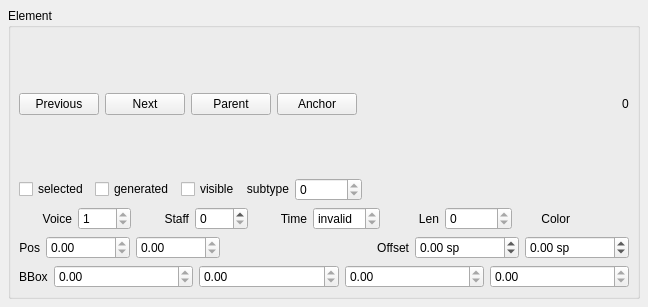
<ui version="4.0" >
 <class>ElementBase</class>
 <widget class="QWidget" name="ElementBase" >
  <property name="geometry" >
   <rect>
    <x>0</x>
    <y>0</y>
    <width>648</width>
    <height>307</height>
   </rect>
  </property>
  <property name="windowTitle" >
   <string>Form</string>
  </property>
  <layout class="QVBoxLayout" >
   <property name="spacing" >
    <number>6</number>
   </property>
   <property name="leftMargin" >
    <number>8</number>
   </property>
   <property name="topMargin" >
    <number>8</number>
   </property>
   <property name="rightMargin" >
    <number>8</number>
   </property>
   <property name="bottomMargin" >
    <number>8</number>
   </property>
   <item>
    <widget class="QGroupBox" name="groupBox" >
     <property name="title" >
      <string>Element</string>
     </property>
     <property name="flat" >
      <bool>true</bool>
     </property>
     <layout class="QVBoxLayout" >
      <property name="spacing" >
       <number>6</number>
      </property>
      <property name="leftMargin" >
       <number>8</number>
      </property>
      <property name="topMargin" >
       <number>8</number>
      </property>
      <property name="rightMargin" >
       <number>8</number>
      </property>
      <property name="bottomMargin" >
       <number>8</number>
      </property>
      <item>
       <layout class="QHBoxLayout" >
        <property name="spacing" >
         <number>6</number>
        </property>
        <property name="leftMargin" >
         <number>0</number>
        </property>
        <property name="topMargin" >
         <number>0</number>
        </property>
        <property name="rightMargin" >
         <number>0</number>
        </property>
        <property name="bottomMargin" >
         <number>0</number>
        </property>
        <item>
         <widget class="QPushButton" name="previousButton" >
          <property name="text" >
           <string>Previous</string>
          </property>
         </widget>
        </item>
        <item>
         <widget class="QPushButton" name="nextButton" >
          <property name="text" >
           <string>Next</string>
          </property>
         </widget>
        </item>
        <item>
         <widget class="QPushButton" name="parentButton" >
          <property name="text" >
           <string>Parent</string>
          </property>
         </widget>
        </item>
        <item>
         <widget class="QPushButton" name="anchorButton" >
          <property name="text" >
           <string>Anchor</string>
          </property>
         </widget>
        </item>
        <item>
         <spacer>
          <property name="orientation" >
           <enum>Qt::Horizontal</enum>
          </property>
          <property name="sizeHint" >
           <size>
            <width>40</width>
            <height>20</height>
           </size>
          </property>
         </spacer>
        </item>
        <item>
         <widget class="QLabel" name="address" >
          <property name="text" >
           <string>0</string>
          </property>
         </widget>
        </item>
       </layout>
      </item>
      <item>
       <layout class="QHBoxLayout" >
        <property name="spacing" >
         <number>6</number>
        </property>
        <property name="leftMargin" >
         <number>0</number>
        </property>
        <property name="topMargin" >
         <number>0</number>
        </property>
        <property name="rightMargin" >
         <number>0</number>
        </property>
        <property name="bottomMargin" >
         <number>0</number>
        </property>
        <item>
         <widget class="QCheckBox" name="selected" >
          <property name="text" >
           <string>selected</string>
          </property>
         </widget>
        </item>
        <item>
         <widget class="QCheckBox" name="generated" >
          <property name="text" >
           <string>generated</string>
          </property>
         </widget>
        </item>
        <item>
         <widget class="QCheckBox" name="visible" >
          <property name="text" >
           <string>visible</string>
          </property>
         </widget>
        </item>
        <item>
         <widget class="QLabel" name="label_4" >
          <property name="sizePolicy" >
           <sizepolicy vsizetype="Fixed" hsizetype="Minimum" >
            <horstretch>0</horstretch>
            <verstretch>0</verstretch>
           </sizepolicy>
          </property>
          <property name="text" >
           <string>subtype</string>
          </property>
          <property name="alignment" >
           <set>Qt::AlignRight</set>
          </property>
         </widget>
        </item>
        <item>
         <widget class="QSpinBox" name="subtype" >
          <property name="readOnly" >
           <bool>true</bool>
          </property>
          <property name="maximum" >
           <number>999999999</number>
          </property>
         </widget>
        </item>
        <item>
         <spacer>
          <property name="orientation" >
           <enum>Qt::Horizontal</enum>
          </property>
          <property name="sizeHint" >
           <size>
            <width>221</width>
            <height>20</height>
           </size>
          </property>
         </spacer>
        </item>
       </layout>
      </item>
      <item>
       <layout class="QHBoxLayout" >
        <property name="spacing" >
         <number>6</number>
        </property>
        <property name="leftMargin" >
         <number>0</number>
        </property>
        <property name="topMargin" >
         <number>0</number>
        </property>
        <property name="rightMargin" >
         <number>0</number>
        </property>
        <property name="bottomMargin" >
         <number>0</number>
        </property>
        <item>
         <widget class="QLabel" name="label" >
          <property name="text" >
           <string>Voice</string>
          </property>
          <property name="textFormat" >
           <enum>Qt::PlainText</enum>
          </property>
          <property name="alignment" >
           <set>Qt::AlignRight|Qt::AlignTrailing|Qt::AlignVCenter</set>
          </property>
         </widget>
        </item>
        <item>
         <widget class="QSpinBox" name="voice" >
          <property name="readOnly" >
           <bool>true</bool>
          </property>
          <property name="minimum" >
           <number>1</number>
          </property>
          <property name="maximum" >
           <number>4</number>
          </property>
         </widget>
        </item>
        <item>
         <widget class="QLabel" name="label_9" >
          <property name="text" >
           <string>Staff</string>
          </property>
          <property name="alignment" >
           <set>Qt::AlignRight|Qt::AlignTrailing|Qt::AlignVCenter</set>
          </property>
         </widget>
        </item>
        <item>
         <widget class="QSpinBox" name="staff" />
        </item>
        <item>
         <widget class="QLabel" name="label_2" >
          <property name="text" >
           <string>Time</string>
          </property>
          <property name="textFormat" >
           <enum>Qt::PlainText</enum>
          </property>
          <property name="alignment" >
           <set>Qt::AlignRight|Qt::AlignTrailing|Qt::AlignVCenter</set>
          </property>
         </widget>
        </item>
        <item>
         <widget class="QSpinBox" name="time" >
          <property name="readOnly" >
           <bool>true</bool>
          </property>
          <property name="specialValueText" >
           <string>invalid</string>
          </property>
          <property name="minimum" >
           <number>-1</number>
          </property>
          <property name="maximum" >
           <number>999999</number>
          </property>
          <property name="value" >
           <number>-1</number>
          </property>
         </widget>
        </item>
        <item>
         <widget class="QLabel" name="label_8" >
          <property name="text" >
           <string>Len</string>
          </property>
          <property name="textFormat" >
           <enum>Qt::PlainText</enum>
          </property>
          <property name="alignment" >
           <set>Qt::AlignRight|Qt::AlignTrailing|Qt::AlignVCenter</set>
          </property>
         </widget>
        </item>
        <item>
         <widget class="QSpinBox" name="duration" >
          <property name="readOnly" >
           <bool>true</bool>
          </property>
          <property name="maximum" >
           <number>999999</number>
          </property>
         </widget>
        </item>
        <item>
         <widget class="QLabel" name="label_3" >
          <property name="text" >
           <string>Color</string>
          </property>
          <property name="textFormat" >
           <enum>Qt::PlainText</enum>
          </property>
          <property name="alignment" >
           <set>Qt::AlignRight|Qt::AlignTrailing|Qt::AlignVCenter</set>
          </property>
         </widget>
        </item>
        <item>
         <widget class="Awl::ColorLabel" name="color" >
          <property name="sizePolicy" >
           <sizepolicy vsizetype="Fixed" hsizetype="Preferred" >
            <horstretch>0</horstretch>
            <verstretch>0</verstretch>
           </sizepolicy>
          </property>
         </widget>
        </item>
       </layout>
      </item>
      <item>
       <layout class="QHBoxLayout" >
        <property name="spacing" >
         <number>6</number>
        </property>
        <property name="leftMargin" >
         <number>0</number>
        </property>
        <property name="topMargin" >
         <number>0</number>
        </property>
        <property name="rightMargin" >
         <number>0</number>
        </property>
        <property name="bottomMargin" >
         <number>0</number>
        </property>
        <item>
         <widget class="QLabel" name="label_5" >
          <property name="text" >
           <string>Pos</string>
          </property>
          <property name="textFormat" >
           <enum>Qt::PlainText</enum>
          </property>
          <property name="alignment" >
           <set>Qt::AlignRight|Qt::AlignTrailing|Qt::AlignVCenter</set>
          </property>
         </widget>
        </item>
        <item>
         <widget class="QDoubleSpinBox" name="posx" >
          <property name="readOnly" >
           <bool>true</bool>
          </property>
          <property name="maximum" >
           <double>100000.000000000000000</double>
          </property>
         </widget>
        </item>
        <item>
         <widget class="QDoubleSpinBox" name="posy" >
          <property name="readOnly" >
           <bool>true</bool>
          </property>
          <property name="maximum" >
           <double>100000.000000000000000</double>
          </property>
         </widget>
        </item>
        <item>
         <spacer>
          <property name="orientation" >
           <enum>Qt::Horizontal</enum>
          </property>
          <property name="sizeHint" >
           <size>
            <width>40</width>
            <height>20</height>
           </size>
          </property>
         </spacer>
        </item>
        <item>
         <widget class="QLabel" name="label_6" >
          <property name="text" >
           <string>Offset</string>
          </property>
          <property name="textFormat" >
           <enum>Qt::PlainText</enum>
          </property>
          <property name="alignment" >
           <set>Qt::AlignRight|Qt::AlignTrailing|Qt::AlignVCenter</set>
          </property>
         </widget>
        </item>
        <item>
         <widget class="QDoubleSpinBox" name="offsetx" >
          <property name="suffix" >
           <string> sp</string>
          </property>
          <property name="minimum" >
           <double>-100000.000000000000000</double>
          </property>
          <property name="maximum" >
           <double>100000.000000000000000</double>
          </property>
          <property name="singleStep" >
           <double>0.100000000000000</double>
          </property>
         </widget>
        </item>
        <item>
         <widget class="QDoubleSpinBox" name="offsety" >
          <property name="suffix" >
           <string> sp</string>
          </property>
          <property name="minimum" >
           <double>-100000.000000000000000</double>
          </property>
          <property name="maximum" >
           <double>100000.000000000000000</double>
          </property>
          <property name="singleStep" >
           <double>0.100000000000000</double>
          </property>
         </widget>
        </item>
       </layout>
      </item>
      <item>
       <layout class="QHBoxLayout" >
        <property name="spacing" >
         <number>6</number>
        </property>
        <property name="leftMargin" >
         <number>0</number>
        </property>
        <property name="topMargin" >
         <number>0</number>
        </property>
        <property name="rightMargin" >
         <number>0</number>
        </property>
        <property name="bottomMargin" >
         <number>0</number>
        </property>
        <item>
         <widget class="QLabel" name="label_7" >
          <property name="sizePolicy" >
           <sizepolicy vsizetype="Preferred" hsizetype="Maximum" >
            <horstretch>0</horstretch>
            <verstretch>0</verstretch>
           </sizepolicy>
          </property>
          <property name="text" >
           <string>BBox</string>
          </property>
          <property name="textFormat" >
           <enum>Qt::PlainText</enum>
          </property>
         </widget>
        </item>
        <item>
         <widget class="QDoubleSpinBox" name="bboxx" >
          <property name="readOnly" >
           <bool>true</bool>
          </property>
          <property name="minimum" >
           <double>-100000.000000000000000</double>
          </property>
          <property name="maximum" >
           <double>100000.000000000000000</double>
          </property>
         </widget>
        </item>
        <item>
         <widget class="QDoubleSpinBox" name="bboxy" >
          <property name="readOnly" >
           <bool>true</bool>
          </property>
          <property name="minimum" >
           <double>-100000.000000000000000</double>
          </property>
          <property name="maximum" >
           <double>100000.000000000000000</double>
          </property>
         </widget>
        </item>
        <item>
         <widget class="QDoubleSpinBox" name="bboxw" >
          <property name="readOnly" >
           <bool>true</bool>
          </property>
          <property name="minimum" >
           <double>-100000.000000000000000</double>
          </property>
          <property name="maximum" >
           <double>100000.000000000000000</double>
          </property>
         </widget>
        </item>
        <item>
         <widget class="QDoubleSpinBox" name="bboxh" >
          <property name="readOnly" >
           <bool>true</bool>
          </property>
          <property name="minimum" >
           <double>-100000.000000000000000</double>
          </property>
          <property name="maximum" >
           <double>100000.000000000000000</double>
          </property>
         </widget>
        </item>
       </layout>
      </item>
     </layout>
     <widget class="QWidget" native="1" name="layoutWidget" >
      <property name="geometry" >
       <rect>
        <x>10</x>
        <y>20</y>
        <width>362</width>
        <height>32</height>
       </rect>
      </property>
     </widget>
     <widget class="QWidget" native="1" name="layoutWidget_2" >
      <property name="geometry" >
       <rect>
        <x>10</x>
        <y>60</y>
        <width>281</width>
        <height>27</height>
       </rect>
      </property>
     </widget>
     <widget class="QWidget" native="1" name="layoutWidget_3" >
      <property name="geometry" >
       <rect>
        <x>10</x>
        <y>100</y>
        <width>458</width>
        <height>31</height>
       </rect>
      </property>
     </widget>
     <widget class="QWidget" native="1" name="layoutWidget_4" >
      <property name="geometry" >
       <rect>
        <x>10</x>
        <y>150</y>
        <width>474</width>
        <height>31</height>
       </rect>
      </property>
     </widget>
    </widget>
   </item>
  </layout>
 </widget>
 <customwidgets>
  <customwidget>
   <class>Awl::ColorLabel</class>
   <extends>QFrame</extends>
   <header>awl/colorlabel.h</header>
  </customwidget>
 </customwidgets>
 <resources/>
 <connections/>
</ui>
